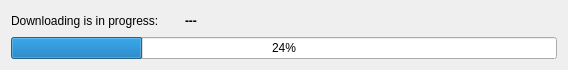
<?xml version="1.0" encoding="UTF-8"?>
<ui version="4.0">
 <class>ProgressForm</class>
 <widget class="QWidget" name="ProgressForm">
  <property name="geometry">
   <rect>
    <x>0</x>
    <y>0</y>
    <width>568</width>
    <height>67</height>
   </rect>
  </property>
  <property name="windowTitle">
   <string/>
  </property>
  <layout class="QVBoxLayout" name="verticalLayout">
   <item>
    <layout class="QHBoxLayout" name="horizontalLayout">
     <item>
      <widget class="QLabel" name="label">
       <property name="sizePolicy">
        <sizepolicy hsizetype="Fixed" vsizetype="Preferred">
         <horstretch>0</horstretch>
         <verstretch>0</verstretch>
        </sizepolicy>
       </property>
       <property name="text">
        <string>Downloading is in progress:</string>
       </property>
      </widget>
     </item>
     <item>
      <spacer name="horizontalSpacer">
       <property name="orientation">
        <enum>Qt::Horizontal</enum>
       </property>
       <property name="sizeType">
        <enum>QSizePolicy::Fixed</enum>
       </property>
       <property name="sizeHint" stdset="0">
        <size>
         <width>20</width>
         <height>20</height>
        </size>
       </property>
      </spacer>
     </item>
     <item>
      <widget class="QLabel" name="cur_file">
       <property name="font">
        <font>
         <weight>75</weight>
         <bold>true</bold>
        </font>
       </property>
       <property name="text">
        <string>---</string>
       </property>
      </widget>
     </item>
    </layout>
   </item>
   <item>
    <widget class="QProgressBar" name="pbProgress">
     <property name="value">
      <number>24</number>
     </property>
    </widget>
   </item>
  </layout>
 </widget>
 <resources/>
 <connections/>
</ui>
